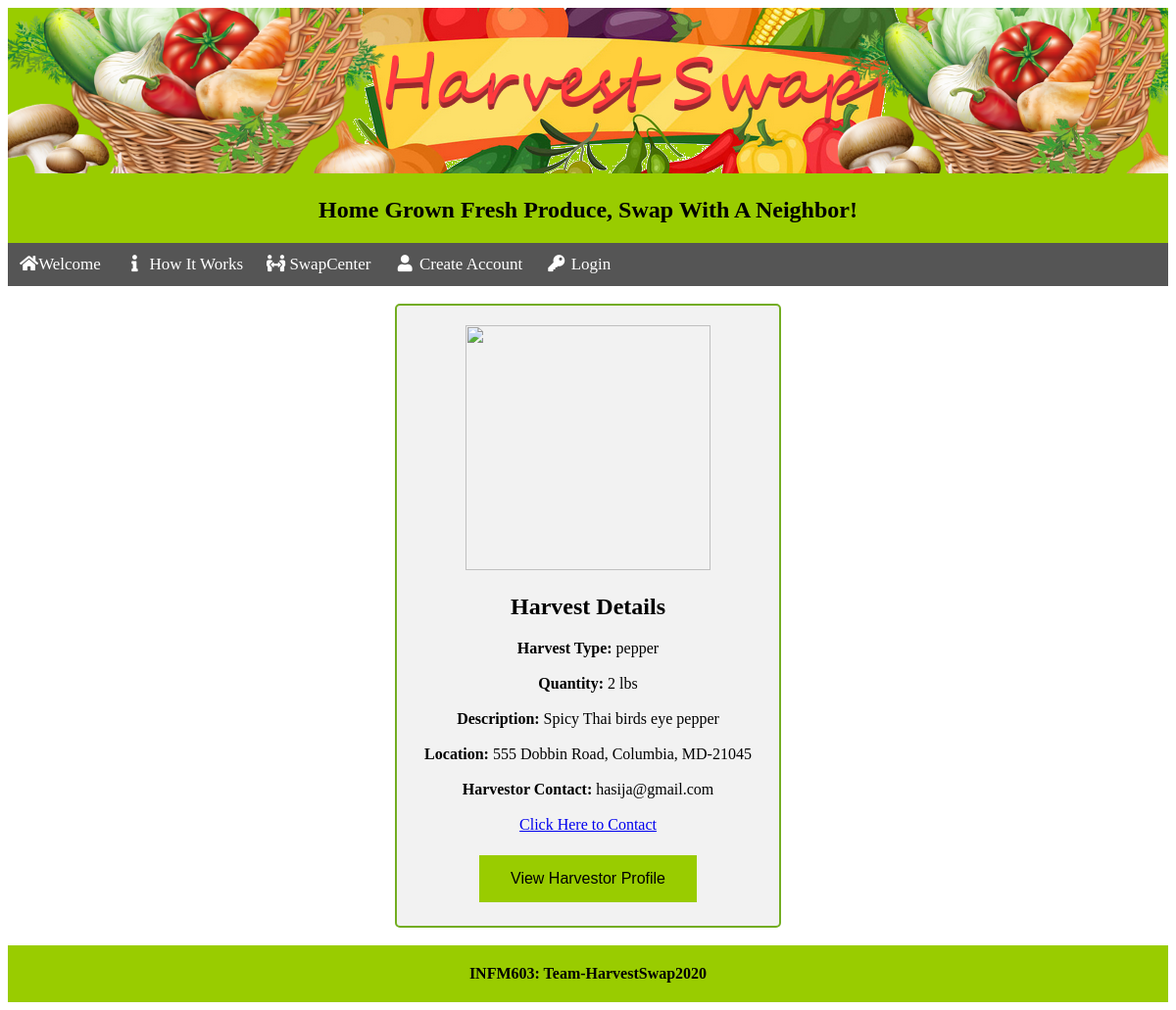
The app's page /HarvestSwap_5dec/viewlisting.php?harvest_id=2 with its own data.
### tables this page shows
CREATE TABLE harvest (
harvest_id INTEGER PRIMARY KEY AUTO_INCREMENT,
gardener_id INTEGER NOT NULL,
harvest_name TEXT NOT NULL,
harvest_image TEXT NOT NULL,
harvest_date DATETIME NOT NULL,
harvest_qty TEXT NOT NULL,
harvest_description TEXT NOT NULL,
FOREIGN KEY(gardener_id) REFERENCES gardener(gardener_id)


);

CREATE TABLE gardener (
gardener_id INTEGER PRIMARY KEY AUTO_INCREMENT,
gardener_user_name TEXT NOT NULL,
first_name TEXT NOT NULL,
last_name TEXT NOT NULL,
gardener_address TEXT NOT NULL,
email TEXT NOT NULL,
gardener_image TEXT NOT NULL,
gardener_bio TEXT,
gardener_password TEXT NOT NULL
);

### HarvestSwap_5dec/viewlisting.php (the view, shortened to what this page needs)
<?php
  include('includes/Header.php');
?>
<!DOCTYPE html>
<html>
<head>
</head>
<body>
<br>
  <form action="harvestorProfile.php" method="get">
 <?php
$harvest_id      = $_GET["harvest_id"];
    $servername = "localhost";
    $dbname = "HarvestSwap";
    $username = "root";
    $password = "root";
    $conn = new mysqli($servername, $username, $password, $dbname);
    $sql =
    "SELECT harvest_name, harvest_image, harvest_date, harvest_qty, harvest_description, first_name, last_name, gardener_address,harvest_image,gardener_user_name,
    email FROM harvest join gardener on gardener.gardener_id = harvest.gardener_id Where harvest_id='".$harvest_id."'" ;
    $result = $conn->query($sql);
        if($row = $result->fetch_assoc()) {
          echo "<img src=\"". $row["harvest_image"]."\"width=\"250\" height=\"250\"/> <br>";
            echo "<h2>Harvest Details</h2>";
            echo "<label><b>Harvest Type: </b></label>".
            "<label>".$row["harvest_name"]."</label> <br> <br>";
            echo "<label><b>Quantity: </b></label>".
            "<label>".$row["harvest_qty"]."</label> <br> <br>";
            echo "<label><b>Description: </b></label>".
            "<label>".$row["harvest_description"]."</label> <br> <br>";
            echo "<label><b>Location: </b></label> ".
            "<label>".$row["gardener_address"]."</label> <br> <br>";
            echo "<label><b>Harvestor Contact: </b></label> ".
            "<label>".$row["email"]."</label> <br> <br>";
            echo "<label> <a href=\"mailto:".$row["email"]."\">Click Here to Contact</a></label> <br> <br>";
              echo
              "<input type=\"hidden\" name=\"gardener_user_name\" value=\"".$row["gardener_user_name"]."\" >".
              "<input type=\"submit\" value=\"View Harvestor Profile\">";
        }
    ?>
    </form>
<br>
    </body>
    </html>
    <?php
      include('includes/Footer.php');
    ?>

### HarvestSwap_5dec/viewlisting.php (style rules this page uses)
form { text-align: center; border-radius: 5px; background-color: #f2f2f2; padding: 20px; width: 350px; margin: auto; align: left; border: 2px solid #73AD21; }
input[type=submit], select { background-color: #99cc00; border: none; color: black; padding: 15px 32px; text-align: center; text-decoration: none; display: inline-block; font-size: 16px; margin: 4px 2px; cursor: pointer; }

### records on screen
harvest: harvest_name "pepper", harvest_qty "2 lbs", harvest_description "Spicy Thai birds eye pepper", gardener.gardener_address "555 Dobbin Road, Columbia, MD-21045", gardener.email "hasija@gmail.com"
